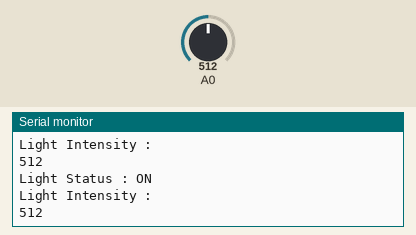
A sketch run on a simulated Arduino Uno, built with avr-gcc and run on an emulated ATmega328P. Shown: the last lines printed to the serial monitor. The inputs (shaded band) are chosen by the test bench; at power-on: A0 = 512.

Above: at 1.8 s.
1.9 s: A0 set to 490
At 2.8 s:
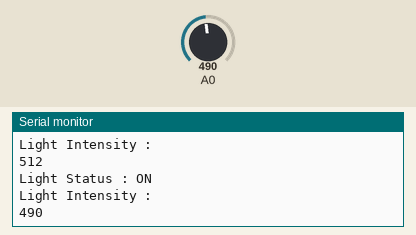
5.5 s: A0 set to 510
At 6.8 s:
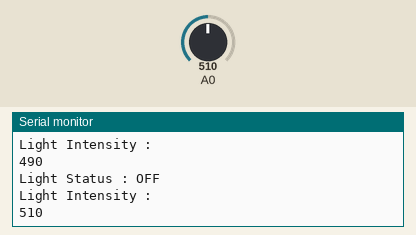
Timing chart, 0 to 8.5 s (numbered marks = the images above; inputs shaded):
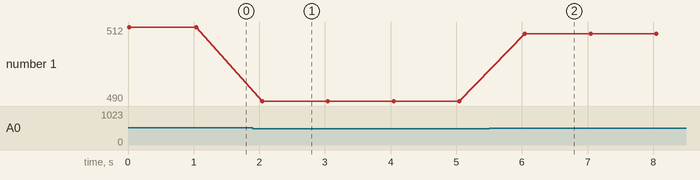

Measured:
- after the input at 1.9 s, the serial monitor: prints a new line after 0.14 s (image 1)
- after the input at 5.5 s, the serial monitor: prints a new line after 0.55 s (image 2)
- plotted number 1: 512 → 490 after the input at 1.9 s, 490 → 510 after the input at 5.5 s

The sketch:

Week2_Assignment_Led_On_OFF_LDR_Photoresistor.ino
```cpp
//LED turns on when room is dark

#define LED 9
int sensorValue=0;

void setup() {
  Serial.begin(9600);
}

void loop() {

  sensorValue = analogRead(A0);
  Serial.println("Light Intensity : ");
  Serial.println(sensorValue);

  delay(1000);
  if (sensorValue > 500) {
    digitalWrite(LED, HIGH);
    Serial.println("Light Status : ON ");
  }
 	 else  {
    digitalWrite(LED, LOW);
    Serial.println("Light Status : OFF ");
  }
}
```
